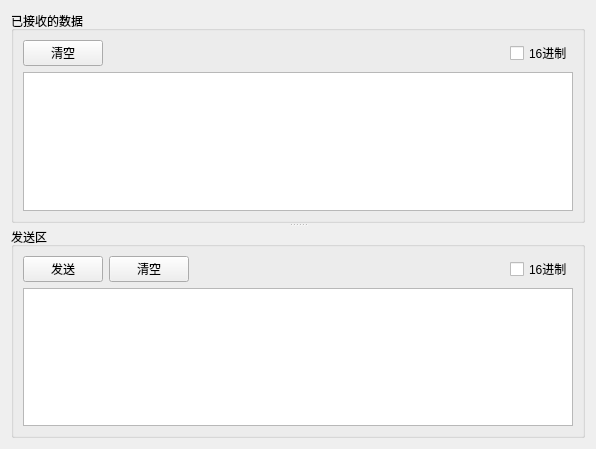
<?xml version="1.0" encoding="UTF-8"?>
<ui version="4.0">
 <class>ShowMsg</class>
 <widget class="QWidget" name="ShowMsg">
  <property name="geometry">
   <rect>
    <x>0</x>
    <y>0</y>
    <width>596</width>
    <height>449</height>
   </rect>
  </property>
  <property name="windowTitle">
   <string>ShowMsg</string>
  </property>
  <layout class="QGridLayout" name="gridLayout">
   <item row="0" column="0">
    <widget class="QSplitter" name="splitter">
     <property name="orientation">
      <enum>Qt::Orientation::Vertical</enum>
     </property>
     <widget class="QGroupBox" name="groupBox">
      <property name="title">
       <string>已接收的数据</string>
      </property>
      <layout class="QVBoxLayout" name="verticalLayout">
       <item>
        <widget class="QWidget" name="widget" native="true">
         <layout class="QHBoxLayout" name="horizontalLayout">
          <property name="leftMargin">
           <number>0</number>
          </property>
          <property name="topMargin">
           <number>0</number>
          </property>
          <property name="rightMargin">
           <number>0</number>
          </property>
          <property name="bottomMargin">
           <number>0</number>
          </property>
          <item>
           <widget class="QPushButton" name="recvClear">
            <property name="text">
             <string>清空</string>
            </property>
           </widget>
          </item>
          <item>
           <spacer name="horizontalSpacer">
            <property name="orientation">
             <enum>Qt::Orientation::Horizontal</enum>
            </property>
            <property name="sizeHint" stdset="0">
             <size>
              <width>549</width>
              <height>20</height>
             </size>
            </property>
           </spacer>
          </item>
          <item>
           <widget class="QCheckBox" name="recvIsHex">
            <property name="text">
             <string>16进制</string>
            </property>
           </widget>
          </item>
         </layout>
        </widget>
       </item>
       <item>
        <widget class="QPlainTextEdit" name="recvData">
         <property name="lineWrapMode">
          <enum>QPlainTextEdit::LineWrapMode::NoWrap</enum>
         </property>
         <property name="readOnly">
          <bool>true</bool>
         </property>
        </widget>
       </item>
      </layout>
     </widget>
     <widget class="QGroupBox" name="groupBox_2">
      <property name="title">
       <string>发送区</string>
      </property>
      <layout class="QVBoxLayout" name="verticalLayout_2">
       <item>
        <widget class="QWidget" name="widget_2" native="true">
         <layout class="QHBoxLayout" name="horizontalLayout_2">
          <property name="leftMargin">
           <number>0</number>
          </property>
          <property name="topMargin">
           <number>0</number>
          </property>
          <property name="rightMargin">
           <number>0</number>
          </property>
          <property name="bottomMargin">
           <number>0</number>
          </property>
          <item>
           <widget class="QPushButton" name="send">
            <property name="text">
             <string>发送</string>
            </property>
           </widget>
          </item>
          <item>
           <widget class="QPushButton" name="sendClear">
            <property name="text">
             <string>清空</string>
            </property>
           </widget>
          </item>
          <item>
           <spacer name="horizontalSpacer_2">
            <property name="orientation">
             <enum>Qt::Orientation::Horizontal</enum>
            </property>
            <property name="sizeHint" stdset="0">
             <size>
              <width>463</width>
              <height>20</height>
             </size>
            </property>
           </spacer>
          </item>
          <item>
           <widget class="QCheckBox" name="sendIsHex">
            <property name="text">
             <string>16进制</string>
            </property>
           </widget>
          </item>
         </layout>
        </widget>
       </item>
       <item>
        <widget class="QPlainTextEdit" name="sendData">
         <property name="lineWrapMode">
          <enum>QPlainTextEdit::LineWrapMode::NoWrap</enum>
         </property>
        </widget>
       </item>
      </layout>
     </widget>
    </widget>
   </item>
  </layout>
 </widget>
 <resources/>
 <connections>
  <connection>
   <sender>recvClear</sender>
   <signal>clicked()</signal>
   <receiver>recvData</receiver>
   <slot>clear()</slot>
   <hints>
    <hint type="sourcelabel">
     <x>56</x>
     <y>45</y>
    </hint>
    <hint type="destinationlabel">
     <x>266</x>
     <y>137</y>
    </hint>
   </hints>
  </connection>
  <connection>
   <sender>sendClear</sender>
   <signal>clicked()</signal>
   <receiver>sendData</receiver>
   <slot>clear()</slot>
   <hints>
    <hint type="sourcelabel">
     <x>137</x>
     <y>263</y>
    </hint>
    <hint type="destinationlabel">
     <x>266</x>
     <y>355</y>
    </hint>
   </hints>
  </connection>
 </connections>
</ui>
